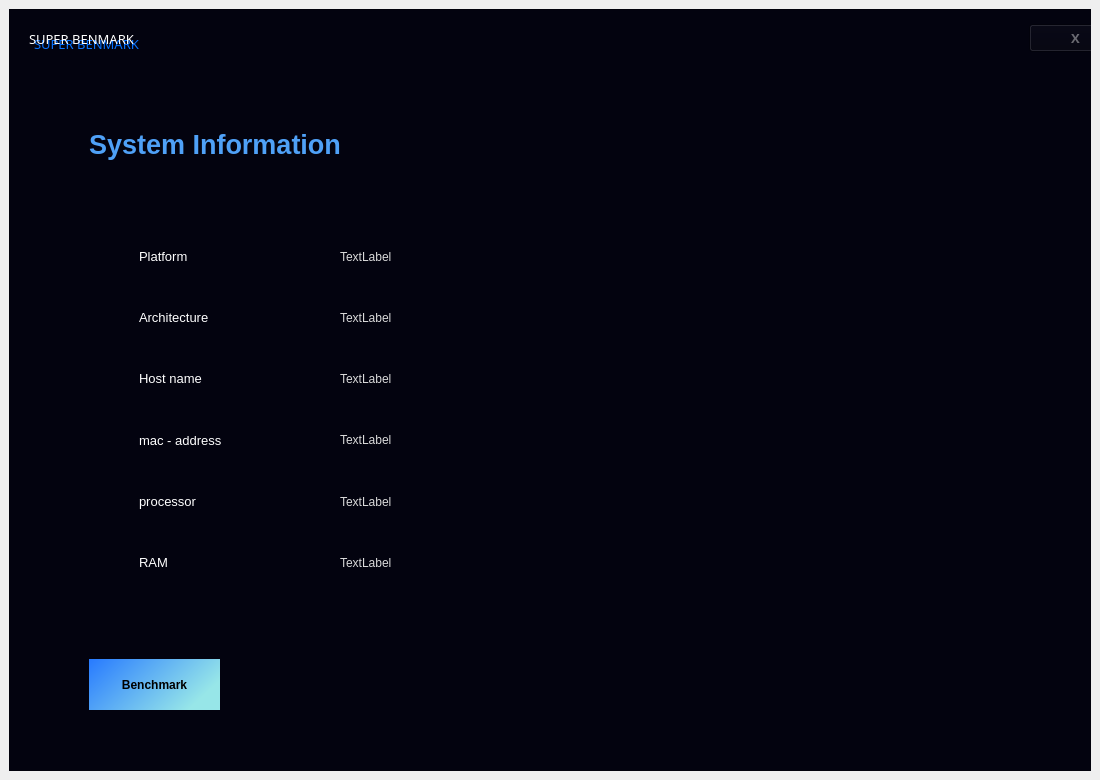
<?xml version="1.0" encoding="UTF-8"?>
<ui version="4.0">
 <class>MainWindow</class>
 <widget class="QMainWindow" name="MainWindow">
  <property name="geometry">
   <rect>
    <x>0</x>
    <y>0</y>
    <width>1100</width>
    <height>780</height>
   </rect>
  </property>
  <property name="windowTitle">
   <string>MainWindow</string>
  </property>
  <widget class="QWidget" name="centralwidget">
   <layout class="QVBoxLayout" name="verticalLayout">
    <item>
     <widget class="QFrame" name="frame">
      <property name="styleSheet">
       <string notr="true">background-color: rgb(3, 3, 15);</string>
      </property>
      <property name="frameShape">
       <enum>QFrame::StyledPanel</enum>
      </property>
      <property name="frameShadow">
       <enum>QFrame::Raised</enum>
      </property>
      <widget class="QLabel" name="label">
       <property name="geometry">
        <rect>
         <x>20</x>
         <y>0</y>
         <width>200</width>
         <height>60</height>
        </rect>
       </property>
       <property name="font">
        <font>
         <family>Segoe UI Black</family>
         <pointsize>10</pointsize>
        </font>
       </property>
       <property name="styleSheet">
        <string notr="true">color:rgb(255, 255, 255);
background-color: rgba(255, 255, 255, 0);</string>
       </property>
       <property name="text">
        <string>SUPER BENMARK</string>
       </property>
      </widget>
      <widget class="QLabel" name="label_2">
       <property name="geometry">
        <rect>
         <x>25</x>
         <y>5</y>
         <width>200</width>
         <height>60</height>
        </rect>
       </property>
       <property name="font">
        <font>
         <family>Segoe UI Black</family>
         <pointsize>10</pointsize>
        </font>
       </property>
       <property name="styleSheet">
        <string notr="true">color: rgb(8, 115, 255);</string>
       </property>
       <property name="text">
        <string>SUPER BENMARK</string>
       </property>
      </widget>
      <widget class="QLabel" name="label_3">
       <property name="geometry">
        <rect>
         <x>600</x>
         <y>160</y>
         <width>340</width>
         <height>480</height>
        </rect>
       </property>
       <property name="text">
        <string/>
       </property>
       <property name="pixmap">
        <pixmap>../assets/image_2.jpg</pixmap>
       </property>
       <property name="scaledContents">
        <bool>true</bool>
       </property>
      </widget>
      <widget class="QPushButton" name="exitButton">
       <property name="geometry">
        <rect>
         <x>1020</x>
         <y>15</y>
         <width>93</width>
         <height>28</height>
        </rect>
       </property>
       <property name="font">
        <font>
         <family>Segoe UI Light</family>
         <pointsize>10</pointsize>
         <weight>75</weight>
         <bold>true</bold>
        </font>
       </property>
       <property name="styleSheet">
        <string notr="true">QPushButton{color: rgba(255, 255, 255, 100);}
QPushButton:hover{
	color: rgb(151, 230, 232);
}</string>
       </property>
       <property name="text">
        <string>X</string>
       </property>
      </widget>
      <widget class="QPushButton" name="pushButton_2">
       <property name="geometry">
        <rect>
         <x>80</x>
         <y>650</y>
         <width>131</width>
         <height>51</height>
        </rect>
       </property>
       <property name="font">
        <font>
         <family>Segoe UI</family>
         <pointsize>9</pointsize>
         <weight>75</weight>
         <bold>true</bold>
         <underline>false</underline>
        </font>
       </property>
       <property name="styleSheet">
        <string notr="true">QPushButton{background-color: qlineargradient(spread:pad, x1:0, y1:0, x2:1, y2:0.414773, stop:0 rgba(39, 122, 255, 255), stop:1 rgba(151, 230, 232, 255));
padding: 10px;
text-align: center;
border-style: none;}

QPushButton:hover{
	background-color: qlineargradient(spread:pad, x1:0, y1:0, x2:1, y2:0.414773, stop:0 rgba(151, 230, 232, 255), stop:1 rgba(39, 122, 255, 255));
	margin-left: 5px;
	margin-top: 5px;
	font-size: 14px;
}</string>
       </property>
       <property name="text">
        <string>Benchmark</string>
       </property>
      </widget>
      <widget class="QLabel" name="label_15">
       <property name="geometry">
        <rect>
         <x>80</x>
         <y>105</y>
         <width>350</width>
         <height>60</height>
        </rect>
       </property>
       <property name="font">
        <font>
         <family>Segoe UI</family>
         <pointsize>20</pointsize>
         <weight>75</weight>
         <bold>true</bold>
        </font>
       </property>
       <property name="styleSheet">
        <string notr="true">
color: rgb(79, 161, 247);</string>
       </property>
       <property name="text">
        <string>System Information</string>
       </property>
      </widget>
      <widget class="QFrame" name="frame_2">
       <property name="geometry">
        <rect>
         <x>70</x>
         <y>110</y>
         <width>641</width>
         <height>481</height>
        </rect>
       </property>
       <property name="styleSheet">
        <string notr="true">background-color: rgba(255, 255, 255, 0);</string>
       </property>
       <property name="frameShape">
        <enum>QFrame::StyledPanel</enum>
       </property>
       <property name="frameShadow">
        <enum>QFrame::Raised</enum>
       </property>
       <widget class="QWidget" name="gridLayoutWidget_2">
        <property name="geometry">
         <rect>
          <x>60</x>
          <y>110</y>
          <width>591</width>
          <height>361</height>
         </rect>
        </property>
        <layout class="QGridLayout" name="gridLayout_2" columnstretch="1,2">
         <item row="5" column="0">
          <widget class="QLabel" name="label_24">
           <property name="font">
            <font>
             <pointsize>10</pointsize>
            </font>
           </property>
           <property name="styleSheet">
            <string notr="true">color: rgb(255, 255, 255);</string>
           </property>
           <property name="text">
            <string>RAM</string>
           </property>
          </widget>
         </item>
         <item row="3" column="1">
          <widget class="QLabel" name="address_2">
           <property name="styleSheet">
            <string notr="true">color: rgb(218, 218, 218);
background-color: rgba(255, 255, 255, 0);</string>
           </property>
           <property name="text">
            <string>TextLabel</string>
           </property>
          </widget>
         </item>
         <item row="0" column="1">
          <widget class="QLabel" name="platform_2">
           <property name="styleSheet">
            <string notr="true">color: rgb(218, 218, 218);
background-color: rgba(255, 255, 255, 0);</string>
           </property>
           <property name="text">
            <string>TextLabel</string>
           </property>
          </widget>
         </item>
         <item row="1" column="1">
          <widget class="QLabel" name="arcitecture">
           <property name="styleSheet">
            <string notr="true">color: rgb(218, 218, 218);
background-color: rgba(255, 255, 255, 0);</string>
           </property>
           <property name="text">
            <string>TextLabel</string>
           </property>
          </widget>
         </item>
         <item row="5" column="1">
          <widget class="QLabel" name="ram_2">
           <property name="styleSheet">
            <string notr="true">color: rgb(218, 218, 218);
background-color: rgba(255, 255, 255, 0);</string>
           </property>
           <property name="text">
            <string>TextLabel</string>
           </property>
          </widget>
         </item>
         <item row="4" column="1">
          <widget class="QLabel" name="processor_2">
           <property name="styleSheet">
            <string notr="true">color: rgb(218, 218, 218);
background-color: rgba(255, 255, 255, 0);</string>
           </property>
           <property name="text">
            <string>TextLabel</string>
           </property>
          </widget>
         </item>
         <item row="0" column="0">
          <widget class="QLabel" name="label_16">
           <property name="font">
            <font>
             <pointsize>10</pointsize>
            </font>
           </property>
           <property name="styleSheet">
            <string notr="true">color: rgb(255, 255, 255);</string>
           </property>
           <property name="text">
            <string>Platform</string>
           </property>
          </widget>
         </item>
         <item row="1" column="0">
          <widget class="QLabel" name="label_18">
           <property name="font">
            <font>
             <pointsize>10</pointsize>
            </font>
           </property>
           <property name="styleSheet">
            <string notr="true">color: rgb(255, 255, 255);</string>
           </property>
           <property name="text">
            <string>Architecture</string>
           </property>
          </widget>
         </item>
         <item row="2" column="0">
          <widget class="QLabel" name="label_17">
           <property name="font">
            <font>
             <pointsize>10</pointsize>
            </font>
           </property>
           <property name="styleSheet">
            <string notr="true">color: rgb(255, 255, 255);</string>
           </property>
           <property name="text">
            <string>Host name</string>
           </property>
          </widget>
         </item>
         <item row="4" column="0">
          <widget class="QLabel" name="label_23">
           <property name="font">
            <font>
             <pointsize>10</pointsize>
            </font>
           </property>
           <property name="styleSheet">
            <string notr="true">color: rgb(255, 255, 255);</string>
           </property>
           <property name="text">
            <string>processor</string>
           </property>
          </widget>
         </item>
         <item row="3" column="0">
          <widget class="QLabel" name="label_22">
           <property name="font">
            <font>
             <pointsize>10</pointsize>
            </font>
           </property>
           <property name="styleSheet">
            <string notr="true">color: rgb(255, 255, 255);</string>
           </property>
           <property name="text">
            <string>mac - address</string>
           </property>
          </widget>
         </item>
         <item row="2" column="1">
          <widget class="QLabel" name="host_name_2">
           <property name="styleSheet">
            <string notr="true">color: rgb(218, 218, 218);
background-color: rgba(255, 255, 255, 0);</string>
           </property>
           <property name="text">
            <string>TextLabel</string>
           </property>
          </widget>
         </item>
        </layout>
       </widget>
      </widget>
      <zorder>label_3</zorder>
      <zorder>label_2</zorder>
      <zorder>label</zorder>
      <zorder>exitButton</zorder>
      <zorder>pushButton_2</zorder>
      <zorder>label_15</zorder>
      <zorder>frame_2</zorder>
     </widget>
    </item>
   </layout>
  </widget>
 </widget>
 <resources/>
 <connections/>
</ui>
